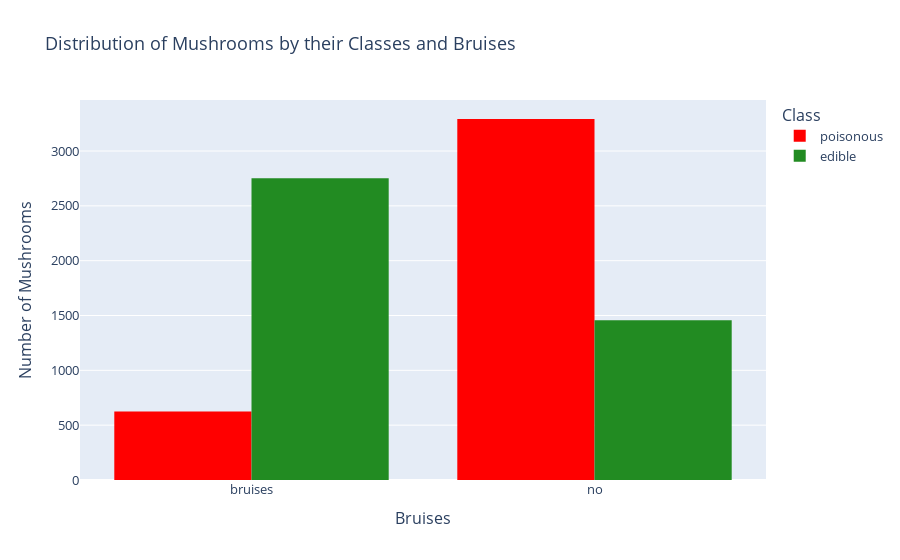

Notebook code for this chart:
### Code cell
his = px.histogram(df, x='bruises',color='Class',barmode='group', color_discrete_sequence=['red','forestgreen'],
labels={'bruises':'Bruises'}, title='Distribution of Mushrooms by their Classes and Bruises')
his.update_layout(yaxis_title='Number of Mushrooms', font=dict(size=13))
his.show()

### Figure 1 — Plotly figure (JSON) as saved in the notebook; plotly's stock layout.template omitted (floating-point values rounded to 4 significant figures; data arrays with more than 128 entries replaced by an {"elided": "..."} marker saying what was removed)
{"data": [{"alignmentgroup": "True", "bingroup": "x", "hovertemplate": "Class=poisonous<br>Bruises=%{x}<br>count=%{y}<extra></extra>", "legendgroup": "poisonous", "marker": {"color": "red", "pattern": {"shape": ""}}, "name": "poisonous", "offsetgroup": "poisonous", "orientation": "v", "showlegend": true, "type": "histogram", "x": {"elided": "3916 str values"}, "xaxis": "x", "yaxis": "y"}, {"alignmentgroup": "True", "bingroup": "x", "hovertemplate": "Class=edible<br>Bruises=%{x}<br>count=%{y}<extra></extra>", "legendgroup": "edible", "marker": {"color": "forestgreen", "pattern": {"shape": ""}}, "name": "edible", "offsetgroup": "edible", "orientation": "v", "showlegend": true, "type": "histogram", "x": {"elided": "4208 str values"}, "xaxis": "x", "yaxis": "y"}], "layout": {"barmode": "group", "font": {"size": 13}, "legend": {"title": {"text": "Class"}, "tracegroupgap": 0}, "title": {"text": "Distribution of Mushrooms by their Classes and Bruises"}, "xaxis": {"anchor": "y", "domain": [0, 1], "title": {"text": "Bruises"}}, "yaxis": {"anchor": "x", "domain": [0, 1], "title": {"text": "Number of Mushrooms"}}}}
